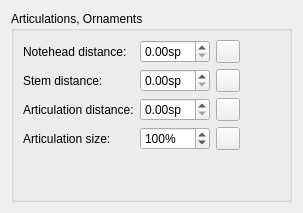
      <widget class="QWidget" name="PageArticulationsOrnaments">
       <layout class="QVBoxLayout" name="verticalLayout_24">
        <property name="spacing">
         <number>0</number>
        </property>
        <item>
         <widget class="QGroupBox" name="groupBox_14">
          <property name="title">
           <string>Articulations, Ornaments</string>
          </property>
          <layout class="QVBoxLayout" name="verticalLayout_9">
           <item>
            <layout class="QGridLayout" name="gridLayout_4">
             <item row="1" column="3">
              <spacer name="horizontalSpacer_31">
               <property name="orientation">
                <enum>Qt::Horizontal</enum>
               </property>
               <property name="sizeHint" stdset="0">
                <size>
                 <width>40</width>
                 <height>20</height>
                </size>
               </property>
              </spacer>
             </item>
             <item row="0" column="1">
              <widget class="QDoubleSpinBox" name="propertyDistanceHead">
               <property name="suffix">
                <string comment="space unit">sp</string>
               </property>
               <property name="singleStep">
                <double>0.100000000000000</double>
               </property>
              </widget>
             </item>
             <item row="1" column="0">
              <widget class="QLabel" name="label_37">
               <property name="text">
                <string>Stem distance:</string>
               </property>
               <property name="buddy">
                <cstring>propertyDistanceStem</cstring>
               </property>
              </widget>
             </item>
             <item row="3" column="0">
              <widget class="QLabel" name="label_32">
               <property name="text">
                <string>Articulation size:</string>
               </property>
               <property name="buddy">
                <cstring>articulationMag</cstring>
               </property>
              </widget>
             </item>
             <item row="3" column="1">
              <widget class="QSpinBox" name="articulationMag">
               <property name="suffix">
                <string notr="true">%</string>
               </property>
               <property name="maximum">
                <number>300</number>
               </property>
               <property name="singleStep">
                <number>10</number>
               </property>
               <property name="value">
                <number>100</number>
               </property>
              </widget>
             </item>
             <item row="0" column="0">
              <widget class="QLabel" name="label_35">
               <property name="text">
                <string>Notehead distance:</string>
               </property>
               <property name="buddy">
                <cstring>propertyDistanceHead</cstring>
               </property>
              </widget>
             </item>
             <item row="2" column="1">
              <widget class="QDoubleSpinBox" name="propertyDistance">
               <property name="suffix">
                <string comment="space unit">sp</string>
               </property>
               <property name="singleStep">
                <double>0.100000000000000</double>
               </property>
              </widget>
             </item>
             <item row="2" column="0">
              <widget class="QLabel" name="label_41">
               <property name="text">
                <string>Articulation distance:</string>
               </property>
               <property name="buddy">
                <cstring>propertyDistance</cstring>
               </property>
              </widget>
             </item>
             <item row="1" column="1">
              <widget class="QDoubleSpinBox" name="propertyDistanceStem">
               <property name="suffix">
                <string comment="space unit">sp</string>
               </property>
               <property name="singleStep">
                <double>0.100000000000000</double>
               </property>
              </widget>
             </item>
             <item row="0" column="2">
              <widget class="QToolButton" name="resetPropertyDistanceHead">
               <property name="accessibleName">
                <string>Reset 'Notehead distance' value</string>
               </property>
               <property name="icon">
                <iconset resource="musescore.qrc">
                 <normaloff>:/data/icons/edit-reset.svg</normaloff>:/data/icons/edit-reset.svg</iconset>
               </property>
              </widget>
             </item>
             <item row="1" column="2">
              <widget class="QToolButton" name="resetPropertyDistanceStem">
               <property name="accessibleName">
                <string>Reset 'Stem distance' value</string>
               </property>
               <property name="icon">
                <iconset resource="musescore.qrc">
                 <normaloff>:/data/icons/edit-reset.svg</normaloff>:/data/icons/edit-reset.svg</iconset>
               </property>
              </widget>
             </item>
             <item row="2" column="2">
              <widget class="QToolButton" name="resetPropertyDistance">
               <property name="accessibleName">
                <string>Reset 'Articulation distance' value</string>
               </property>
               <property name="icon">
                <iconset resource="musescore.qrc">
                 <normaloff>:/data/icons/edit-reset.svg</normaloff>:/data/icons/edit-reset.svg</iconset>
               </property>
              </widget>
             </item>
             <item row="3" column="2">
              <widget class="QToolButton" name="resetArticulationMag">
               <property name="accessibleName">
                <string>Reset 'Articulation size' value</string>
               </property>
               <property name="icon">
                <iconset resource="musescore.qrc">
                 <normaloff>:/data/icons/edit-reset.svg</normaloff>:/data/icons/edit-reset.svg</iconset>
               </property>
              </widget>
             </item>
            </layout>
           </item>
           <item>
            <spacer name="verticalSpacer_25">
             <property name="orientation">
              <enum>Qt::Vertical</enum>
             </property>
             <property name="sizeHint" stdset="0">
              <size>
               <width>20</width>
               <height>40</height>
              </size>
             </property>
            </spacer>
           </item>
          </layout>
         </widget>
        </item>
       </layout>
      </widget>
